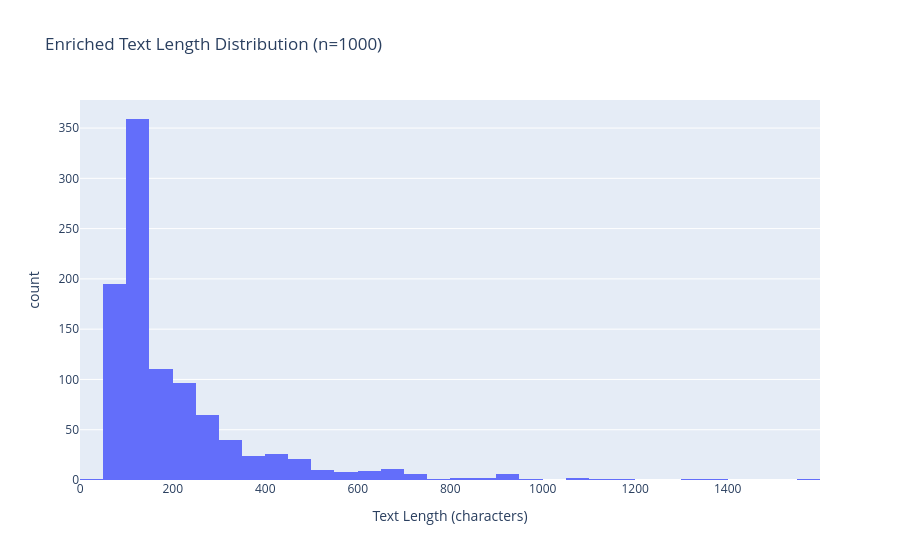

Notebook cell for this chart:
### Markdown cell above
## 8. Analyze Text Coverage & Quality

### Code cell
# Get a larger sample and analyze enrichment quality
sample_size = 1000
sample_plays = db.query(f"""
    SELECT *
    FROM fact_plays
    ORDER BY RANDOM()
    LIMIT {sample_size}
""")

# Generate enriched texts
enriched_texts = []
for idx, row in sample_plays.iterrows():
    text = enrich_play_text(row)
    enriched_texts.append({
        'text': text,
        'length': len(text),
        'has_comment': bool(row.get('comment')),
        'has_label': bool(row.get('labels')),
        'has_rotation': bool(row.get('rotation_status'))
    })

enriched_df = pd.DataFrame(enriched_texts)

print(f"Analysis of {sample_size} enriched texts:\n")
print(f"Average length: {enriched_df['length'].mean():.0f} characters")
print(f"Median length: {enriched_df['length'].median():.0f} characters")
print(f"% with comments: {enriched_df['has_comment'].mean()*100:.1f}%")
print(f"% with labels: {enriched_df['has_label'].mean()*100:.1f}%")
print(f"% with rotation: {enriched_df['has_rotation'].mean()*100:.1f}%")

# Show distribution
fig = px.histogram(enriched_df, x='length', nbins=50,
                   title=f'Enriched Text Length Distribution (n={sample_size})',
                   labels={'length': 'Text Length (characters)'})
fig.show()

### Figure 1 — Plotly figure (JSON) as saved in the notebook; plotly's stock layout.template omitted (floating-point values rounded to 4 significant figures; data arrays with more than 128 entries replaced by an {"elided": "..."} marker saying what was removed)
{"data": [{"bingroup": "x", "hovertemplate": "Text Length (characters)=%{x}<br>count=%{y}<extra></extra>", "legendgroup": "", "marker": {"color": "#636efa", "pattern": {"shape": ""}}, "name": "", "nbinsx": 50, "orientation": "v", "showlegend": false, "type": "histogram", "x": {"elided": "1000 int values"}, "xaxis": "x", "yaxis": "y"}], "layout": {"barmode": "relative", "legend": {"tracegroupgap": 0}, "title": {"text": "Enriched Text Length Distribution (n=1000)"}, "xaxis": {"anchor": "y", "domain": [0, 1], "title": {"text": "Text Length (characters)"}}, "yaxis": {"anchor": "x", "domain": [0, 1], "title": {"text": "count"}}}}
